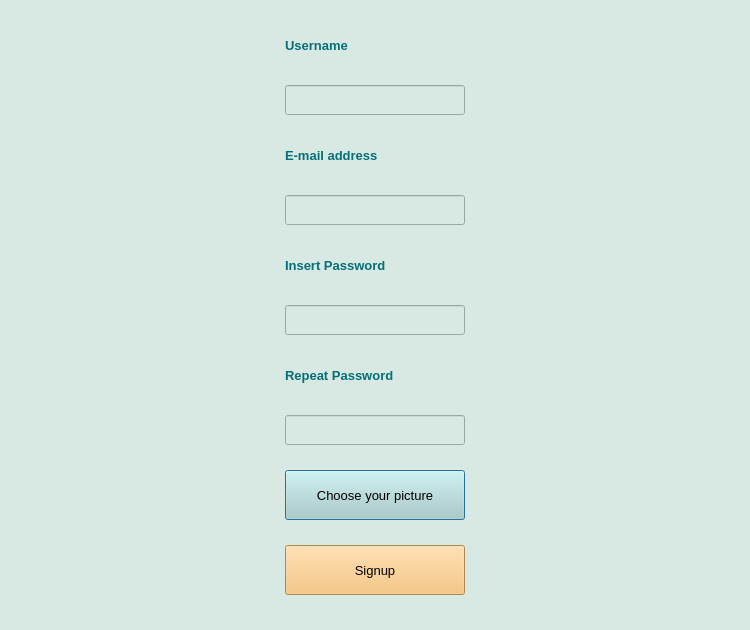
<?xml version="1.0" encoding="UTF-8"?>
<ui version="4.0">
 <class>dialogsignup</class>
 <widget class="QDialog" name="dialogsignup">
  <property name="geometry">
   <rect>
    <x>0</x>
    <y>0</y>
    <width>750</width>
    <height>630</height>
   </rect>
  </property>
  <property name="minimumSize">
   <size>
    <width>750</width>
    <height>630</height>
   </size>
  </property>
  <property name="maximumSize">
   <size>
    <width>750</width>
    <height>630</height>
   </size>
  </property>
  <property name="palette">
   <palette>
    <active>
     <colorrole role="WindowText">
      <brush brushstyle="SolidPattern">
       <color alpha="255">
        <red>0</red>
        <green>0</green>
        <blue>0</blue>
       </color>
      </brush>
     </colorrole>
     <colorrole role="Button">
      <brush brushstyle="SolidPattern">
       <color alpha="255">
        <red>216</red>
        <green>232</green>
        <blue>227</blue>
       </color>
      </brush>
     </colorrole>
     <colorrole role="Light">
      <brush brushstyle="SolidPattern">
       <color alpha="255">
        <red>255</red>
        <green>255</green>
        <blue>255</blue>
       </color>
      </brush>
     </colorrole>
     <colorrole role="Midlight">
      <brush brushstyle="SolidPattern">
       <color alpha="255">
        <red>241</red>
        <green>243</green>
        <blue>247</blue>
       </color>
      </brush>
     </colorrole>
     <colorrole role="Dark">
      <brush brushstyle="SolidPattern">
       <color alpha="255">
        <red>114</red>
        <green>116</green>
        <blue>120</blue>
       </color>
      </brush>
     </colorrole>
     <colorrole role="Mid">
      <brush brushstyle="SolidPattern">
       <color alpha="255">
        <red>152</red>
        <green>155</green>
        <blue>160</blue>
       </color>
      </brush>
     </colorrole>
     <colorrole role="Text">
      <brush brushstyle="SolidPattern">
       <color alpha="255">
        <red>0</red>
        <green>0</green>
        <blue>0</blue>
       </color>
      </brush>
     </colorrole>
     <colorrole role="BrightText">
      <brush brushstyle="SolidPattern">
       <color alpha="255">
        <red>255</red>
        <green>255</green>
        <blue>255</blue>
       </color>
      </brush>
     </colorrole>
     <colorrole role="ButtonText">
      <brush brushstyle="SolidPattern">
       <color alpha="255">
        <red>0</red>
        <green>0</green>
        <blue>0</blue>
       </color>
      </brush>
     </colorrole>
     <colorrole role="Base">
      <brush brushstyle="SolidPattern">
       <color alpha="255">
        <red>216</red>
        <green>232</green>
        <blue>227</blue>
       </color>
      </brush>
     </colorrole>
     <colorrole role="Window">
      <brush brushstyle="SolidPattern">
       <color alpha="255">
        <red>216</red>
        <green>232</green>
        <blue>227</blue>
       </color>
      </brush>
     </colorrole>
     <colorrole role="Shadow">
      <brush brushstyle="SolidPattern">
       <color alpha="255">
        <red>0</red>
        <green>0</green>
        <blue>0</blue>
       </color>
      </brush>
     </colorrole>
     <colorrole role="AlternateBase">
      <brush brushstyle="SolidPattern">
       <color alpha="255">
        <red>241</red>
        <green>243</green>
        <blue>247</blue>
       </color>
      </brush>
     </colorrole>
     <colorrole role="ToolTipBase">
      <brush brushstyle="SolidPattern">
       <color alpha="255">
        <red>255</red>
        <green>255</green>
        <blue>220</blue>
       </color>
      </brush>
     </colorrole>
     <colorrole role="ToolTipText">
      <brush brushstyle="SolidPattern">
       <color alpha="255">
        <red>0</red>
        <green>0</green>
        <blue>0</blue>
       </color>
      </brush>
     </colorrole>
     <colorrole role="PlaceholderText">
      <brush brushstyle="SolidPattern">
       <color alpha="128">
        <red>0</red>
        <green>0</green>
        <blue>0</blue>
       </color>
      </brush>
     </colorrole>
    </active>
    <inactive>
     <colorrole role="WindowText">
      <brush brushstyle="SolidPattern">
       <color alpha="255">
        <red>0</red>
        <green>0</green>
        <blue>0</blue>
       </color>
      </brush>
     </colorrole>
     <colorrole role="Button">
      <brush brushstyle="SolidPattern">
       <color alpha="255">
        <red>216</red>
        <green>232</green>
        <blue>227</blue>
       </color>
      </brush>
     </colorrole>
     <colorrole role="Light">
      <brush brushstyle="SolidPattern">
       <color alpha="255">
        <red>255</red>
        <green>255</green>
        <blue>255</blue>
       </color>
      </brush>
     </colorrole>
     <colorrole role="Midlight">
      <brush brushstyle="SolidPattern">
       <color alpha="255">
        <red>241</red>
        <green>243</green>
        <blue>247</blue>
       </color>
      </brush>
     </colorrole>
     <colorrole role="Dark">
      <brush brushstyle="SolidPattern">
       <color alpha="255">
        <red>114</red>
        <green>116</green>
        <blue>120</blue>
       </color>
      </brush>
     </colorrole>
     <colorrole role="Mid">
      <brush brushstyle="SolidPattern">
       <color alpha="255">
        <red>152</red>
        <green>155</green>
        <blue>160</blue>
       </color>
      </brush>
     </colorrole>
     <colorrole role="Text">
      <brush brushstyle="SolidPattern">
       <color alpha="255">
        <red>0</red>
        <green>0</green>
        <blue>0</blue>
       </color>
      </brush>
     </colorrole>
     <colorrole role="BrightText">
      <brush brushstyle="SolidPattern">
       <color alpha="255">
        <red>255</red>
        <green>255</green>
        <blue>255</blue>
       </color>
      </brush>
     </colorrole>
     <colorrole role="ButtonText">
      <brush brushstyle="SolidPattern">
       <color alpha="255">
        <red>0</red>
        <green>0</green>
        <blue>0</blue>
       </color>
      </brush>
     </colorrole>
     <colorrole role="Base">
      <brush brushstyle="SolidPattern">
       <color alpha="255">
        <red>216</red>
        <green>232</green>
        <blue>227</blue>
       </color>
      </brush>
     </colorrole>
     <colorrole role="Window">
      <brush brushstyle="SolidPattern">
       <color alpha="255">
        <red>216</red>
        <green>232</green>
        <blue>227</blue>
       </color>
      </brush>
     </colorrole>
     <colorrole role="Shadow">
      <brush brushstyle="SolidPattern">
       <color alpha="255">
        <red>0</red>
        <green>0</green>
        <blue>0</blue>
       </color>
      </brush>
     </colorrole>
     <colorrole role="AlternateBase">
      <brush brushstyle="SolidPattern">
       <color alpha="255">
        <red>241</red>
        <green>243</green>
        <blue>247</blue>
       </color>
      </brush>
     </colorrole>
     <colorrole role="ToolTipBase">
      <brush brushstyle="SolidPattern">
       <color alpha="255">
        <red>255</red>
        <green>255</green>
        <blue>220</blue>
       </color>
      </brush>
     </colorrole>
     <colorrole role="ToolTipText">
      <brush brushstyle="SolidPattern">
       <color alpha="255">
        <red>0</red>
        <green>0</green>
        <blue>0</blue>
       </color>
      </brush>
     </colorrole>
     <colorrole role="PlaceholderText">
      <brush brushstyle="SolidPattern">
       <color alpha="128">
        <red>0</red>
        <green>0</green>
        <blue>0</blue>
       </color>
      </brush>
     </colorrole>
    </inactive>
    <disabled>
     <colorrole role="WindowText">
      <brush brushstyle="SolidPattern">
       <color alpha="255">
        <red>114</red>
        <green>116</green>
        <blue>120</blue>
       </color>
      </brush>
     </colorrole>
     <colorrole role="Button">
      <brush brushstyle="SolidPattern">
       <color alpha="255">
        <red>216</red>
        <green>232</green>
        <blue>227</blue>
       </color>
      </brush>
     </colorrole>
     <colorrole role="Light">
      <brush brushstyle="SolidPattern">
       <color alpha="255">
        <red>255</red>
        <green>255</green>
        <blue>255</blue>
       </color>
      </brush>
     </colorrole>
     <colorrole role="Midlight">
      <brush brushstyle="SolidPattern">
       <color alpha="255">
        <red>241</red>
        <green>243</green>
        <blue>247</blue>
       </color>
      </brush>
     </colorrole>
     <colorrole role="Dark">
      <brush brushstyle="SolidPattern">
       <color alpha="255">
        <red>114</red>
        <green>116</green>
        <blue>120</blue>
       </color>
      </brush>
     </colorrole>
     <colorrole role="Mid">
      <brush brushstyle="SolidPattern">
       <color alpha="255">
        <red>152</red>
        <green>155</green>
        <blue>160</blue>
       </color>
      </brush>
     </colorrole>
     <colorrole role="Text">
      <brush brushstyle="SolidPattern">
       <color alpha="255">
        <red>114</red>
        <green>116</green>
        <blue>120</blue>
       </color>
      </brush>
     </colorrole>
     <colorrole role="BrightText">
      <brush brushstyle="SolidPattern">
       <color alpha="255">
        <red>255</red>
        <green>255</green>
        <blue>255</blue>
       </color>
      </brush>
     </colorrole>
     <colorrole role="ButtonText">
      <brush brushstyle="SolidPattern">
       <color alpha="255">
        <red>114</red>
        <green>116</green>
        <blue>120</blue>
       </color>
      </brush>
     </colorrole>
     <colorrole role="Base">
      <brush brushstyle="SolidPattern">
       <color alpha="255">
        <red>216</red>
        <green>232</green>
        <blue>227</blue>
       </color>
      </brush>
     </colorrole>
     <colorrole role="Window">
      <brush brushstyle="SolidPattern">
       <color alpha="255">
        <red>216</red>
        <green>232</green>
        <blue>227</blue>
       </color>
      </brush>
     </colorrole>
     <colorrole role="Shadow">
      <brush brushstyle="SolidPattern">
       <color alpha="255">
        <red>0</red>
        <green>0</green>
        <blue>0</blue>
       </color>
      </brush>
     </colorrole>
     <colorrole role="AlternateBase">
      <brush brushstyle="SolidPattern">
       <color alpha="255">
        <red>228</red>
        <green>232</green>
        <blue>240</blue>
       </color>
      </brush>
     </colorrole>
     <colorrole role="ToolTipBase">
      <brush brushstyle="SolidPattern">
       <color alpha="255">
        <red>255</red>
        <green>255</green>
        <blue>220</blue>
       </color>
      </brush>
     </colorrole>
     <colorrole role="ToolTipText">
      <brush brushstyle="SolidPattern">
       <color alpha="255">
        <red>0</red>
        <green>0</green>
        <blue>0</blue>
       </color>
      </brush>
     </colorrole>
     <colorrole role="PlaceholderText">
      <brush brushstyle="SolidPattern">
       <color alpha="128">
        <red>0</red>
        <green>0</green>
        <blue>0</blue>
       </color>
      </brush>
     </colorrole>
    </disabled>
   </palette>
  </property>
  <property name="windowTitle">
   <string>Signup</string>
  </property>
  <property name="styleSheet">
   <string notr="true">background-color: rgb(216, 232, 227);</string>
  </property>
  <layout class="QHBoxLayout" name="horizontalLayout">
   <item>
    <spacer name="horizontalSpacer">
     <property name="orientation">
      <enum>Qt::Horizontal</enum>
     </property>
     <property name="sizeHint" stdset="0">
      <size>
       <width>237</width>
       <height>20</height>
      </size>
     </property>
    </spacer>
   </item>
   <item>
    <layout class="QVBoxLayout" name="verticalLayout">
     <item>
      <widget class="QLabel" name="label_usr">
       <property name="minimumSize">
        <size>
         <width>150</width>
         <height>30</height>
        </size>
       </property>
       <property name="maximumSize">
        <size>
         <width>150</width>
         <height>30</height>
        </size>
       </property>
       <property name="font">
        <font>
         <pointsize>10</pointsize>
         <weight>75</weight>
         <bold>true</bold>
        </font>
       </property>
       <property name="styleSheet">
        <string notr="true">color: rgb(4, 111, 119);</string>
       </property>
       <property name="text">
        <string>Username</string>
       </property>
      </widget>
     </item>
     <item>
      <widget class="QLineEdit" name="lineEdit_Usr">
       <property name="minimumSize">
        <size>
         <width>180</width>
         <height>30</height>
        </size>
       </property>
       <property name="maximumSize">
        <size>
         <width>180</width>
         <height>30</height>
        </size>
       </property>
       <property name="font">
        <font>
         <pointsize>10</pointsize>
        </font>
       </property>
      </widget>
     </item>
     <item>
      <widget class="QLabel" name="label_email">
       <property name="maximumSize">
        <size>
         <width>150</width>
         <height>30</height>
        </size>
       </property>
       <property name="font">
        <font>
         <pointsize>10</pointsize>
         <weight>75</weight>
         <bold>true</bold>
        </font>
       </property>
       <property name="styleSheet">
        <string notr="true">color: rgb(4, 111, 119);</string>
       </property>
       <property name="text">
        <string>E-mail address</string>
       </property>
      </widget>
     </item>
     <item>
      <widget class="QLineEdit" name="lineEdit_email">
       <property name="maximumSize">
        <size>
         <width>180</width>
         <height>30</height>
        </size>
       </property>
      </widget>
     </item>
     <item>
      <widget class="QLabel" name="label_pwd1">
       <property name="minimumSize">
        <size>
         <width>150</width>
         <height>30</height>
        </size>
       </property>
       <property name="maximumSize">
        <size>
         <width>150</width>
         <height>30</height>
        </size>
       </property>
       <property name="font">
        <font>
         <pointsize>10</pointsize>
         <weight>75</weight>
         <bold>true</bold>
        </font>
       </property>
       <property name="styleSheet">
        <string notr="true">color: rgb(4, 111, 119);</string>
       </property>
       <property name="text">
        <string>Insert Password</string>
       </property>
      </widget>
     </item>
     <item>
      <widget class="QLineEdit" name="lineEdit_PwdIns">
       <property name="minimumSize">
        <size>
         <width>180</width>
         <height>30</height>
        </size>
       </property>
       <property name="maximumSize">
        <size>
         <width>150</width>
         <height>30</height>
        </size>
       </property>
       <property name="echoMode">
        <enum>QLineEdit::Password</enum>
       </property>
      </widget>
     </item>
     <item>
      <widget class="QLabel" name="label_pwd2">
       <property name="minimumSize">
        <size>
         <width>180</width>
         <height>30</height>
        </size>
       </property>
       <property name="maximumSize">
        <size>
         <width>150</width>
         <height>30</height>
        </size>
       </property>
       <property name="font">
        <font>
         <pointsize>10</pointsize>
         <weight>75</weight>
         <bold>true</bold>
        </font>
       </property>
       <property name="styleSheet">
        <string notr="true">color: rgb(4, 111, 119);</string>
       </property>
       <property name="text">
        <string>Repeat Password</string>
       </property>
      </widget>
     </item>
     <item>
      <widget class="QLineEdit" name="lineEdit_PwdConf">
       <property name="minimumSize">
        <size>
         <width>180</width>
         <height>30</height>
        </size>
       </property>
       <property name="maximumSize">
        <size>
         <width>150</width>
         <height>30</height>
        </size>
       </property>
       <property name="text">
        <string/>
       </property>
       <property name="echoMode">
        <enum>QLineEdit::Password</enum>
       </property>
      </widget>
     </item>
     <item>
      <widget class="QPushButton" name="pushButton_Pic">
       <property name="minimumSize">
        <size>
         <width>180</width>
         <height>50</height>
        </size>
       </property>
       <property name="maximumSize">
        <size>
         <width>180</width>
         <height>50</height>
        </size>
       </property>
       <property name="font">
        <font>
         <pointsize>10</pointsize>
        </font>
       </property>
       <property name="styleSheet">
        <string notr="true">background-color: rgb(178, 210, 200);</string>
       </property>
       <property name="text">
        <string>Choose your picture</string>
       </property>
       <property name="autoDefault">
        <bool>false</bool>
       </property>
       <property name="default">
        <bool>true</bool>
       </property>
      </widget>
     </item>
     <item>
      <widget class="QPushButton" name="pushButton_Signup">
       <property name="minimumSize">
        <size>
         <width>180</width>
         <height>50</height>
        </size>
       </property>
       <property name="maximumSize">
        <size>
         <width>180</width>
         <height>50</height>
        </size>
       </property>
       <property name="font">
        <font>
         <pointsize>10</pointsize>
        </font>
       </property>
       <property name="styleSheet">
        <string notr="true">background-color: rgb(246, 186, 101);</string>
       </property>
       <property name="text">
        <string>Signup</string>
       </property>
      </widget>
     </item>
    </layout>
   </item>
   <item>
    <spacer name="horizontalSpacer_2">
     <property name="orientation">
      <enum>Qt::Horizontal</enum>
     </property>
     <property name="sizeHint" stdset="0">
      <size>
       <width>237</width>
       <height>20</height>
      </size>
     </property>
    </spacer>
   </item>
  </layout>
 </widget>
 <tabstops>
  <tabstop>pushButton_Signup</tabstop>
 </tabstops>
 <resources/>
 <connections/>
</ui>
